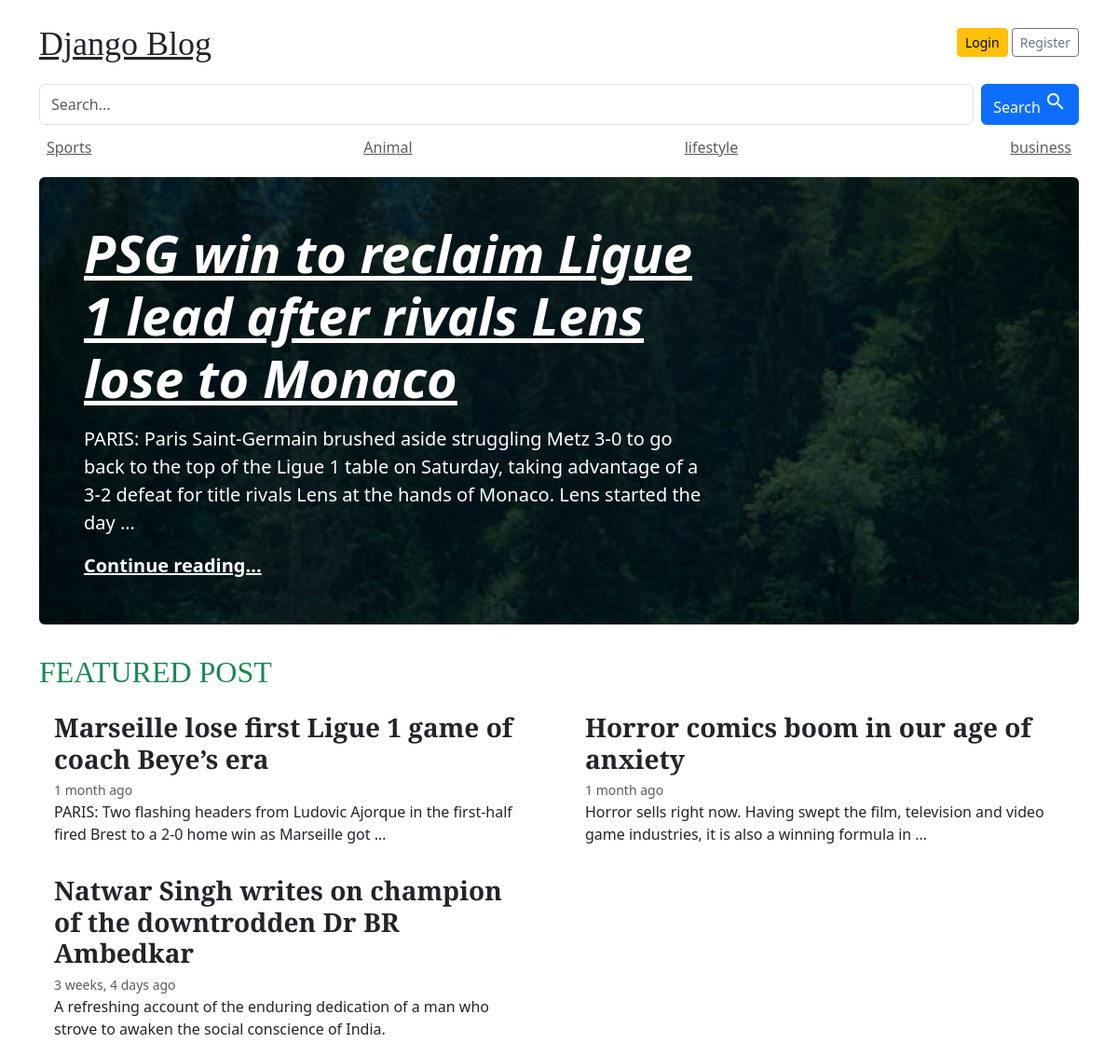
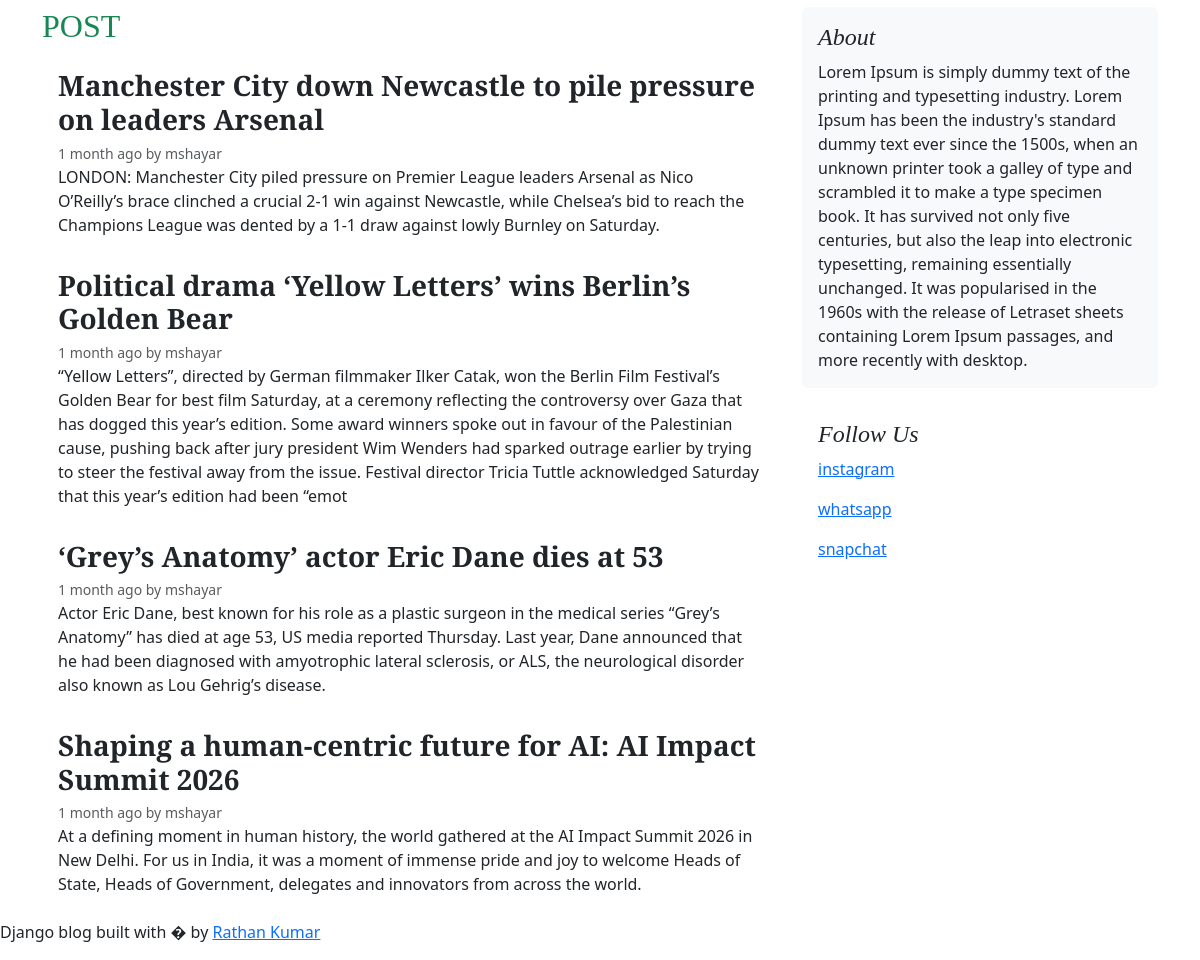
The page / on the database its author committed (2 pictures, top to bottom).
### blogs/models.py (models this page shows, shortened)
class Category(models.Model):
    category_name = models.CharField(max_length=100, unique=True)
    created_at = models.DateTimeField(auto_now_add=True)
    updated_at = models.DateTimeField(auto_now=True)
    class Meta:
        verbose_name_plural = 'categories'

class Blog(models.Model):
    title= models.CharField(max_length=100)
    slug= models.SlugField(max_length=100 , unique = True , blank=True)
    category= models.ForeignKey(Category, on_delete=models.CASCADE)
    author= models.ForeignKey(User, on_delete=models.CASCADE)
    feature_image= models.ImageField(upload_to='uploads/%Y/%m/%d')
    short_description= models.TextField(max_length=500)
    blog_body= models.TextField(max_length=2000)
    status= models.CharField(choices=STATUS_CHOICES , default='DRAFT')
    is_featured= models.BooleanField(default=False)
    created_at= models.DateTimeField(auto_now_add=True)
    updated_at= models.DateTimeField(auto_now=True)

class About(models.Model):
    about_heading = models.CharField(max_length=100, default="About")
    about_text = models.TextField(max_length=500)
    created_at= models.DateTimeField(auto_now_add=True)
    updated_at= models.DateTimeField(auto_now=True)

class Follow_link(models.Model):
    platform_name = models.CharField(max_length=50 , unique=True)
    platform_link = models.URLField(max_length=200)
    created_at= models.DateTimeField(auto_now_add=True)
    updated_at= models.DateTimeField(auto_now=True)

### blog_main/views.py (the view)
# urls.py: 2. Add a URL to urlpatterns:  path('', views.home, name='home')
def home(request):
    featured_post = Blog.objects.filter(is_featured = True)
    post = Blog.objects.filter(is_featured=False , status = 'PUBLISHED')
    context = {
        'featured_post' : featured_post,
        'post' : post,
    }
    return render (request , 'index.html' , context)

### blogs/context_processors.py (called while the page is built)
def get_categories(request):
    categories = Category.objects.all()
    return dict(categories=categories)

def get_about_us(request):
    about_us = About.objects.first()
    return dict(about_us = about_us)

def get_follow_link(request):
    follow_link = Follow_link.objects.all()
    return dict(follow_link = follow_link)

### templates/index.html
{%extends 'base.html'%}
{%block content%}
{%for i in featured_post%}
{%if forloop.first%}
<div class="jumbotron p-3 p-md-5 text-white rounded bg-dark"
  style="background-image: url({{i.feature_image.url}});background-blend-mode: overlay;background-size:cover;">
  <div class="col-md-8 px-0">
    <a class="display-4 font-italic text-white fw-bold" href="{% url 'single_blog' i.slug %}">{{i.title}}</a>
    <p class="lead my-3">{{i.short_description | truncatewords:40}}</p>
    <p class="lead mb-0"><a href="{% url 'single_blog' i.slug %}" class="text-white font-weight-bold">Continue
        reading...</a></p>
  </div>
</div>
{%endif%}
{%endfor%}
<h2 class="text-success">FEATURED POST</h2>
<div class="row mb-2">
  {%for i in featured_post%}
  {%if not forloop.first%}
  <div class="col-md-6">
    <div class="card border-0">
      <div class="card-body">
        <h3 class='fw-bolder mb-1'>
          <a class='text-dark text-decoration-none' href="{% url 'single_blog' i.slug %}">{{i.title}}</a>
        </h3>
        <small class="mb-1 text-muted"> {{i.created_at | timesince}} ago</small>
        <p class="card-text">{{i.short_description | truncatewords:20}}</p>
      </div>
    </div>
  </div>
  {%endif%}
  {%endfor%}
</div>
<main role="main" class="container p-0">
  <div class="row">
    <div class="col-md-8 blog-main">
      <h2 class="text-success">POST</h2>
      <div class="row mb-2">
        {% for i in post %}
        <div class="col-md-12">
          <div class="card border-0">
            <div class="card-body">
              <h3 class='fw-bolder mb-1'>
                <a class='text-dark text-decoration-none' href="{% url 'single_blog' i.slug %}">{{i.title}}</a>
              </h3>
              <small class="mb-1 text-muted"> {{i.created_at | timesince}} ago by {{i.author}} </small>
              <p class="card-text">{{i.short_description}}</p>
            </div>
          </div>
        </div>
        {%endfor%}
      </div>
    </div>
    <aside class="col-md-4 blog-sidebar">
      <div class="p-3 mb-3 bg-light rounded">
        <h4 class="font-italic"> {{about_us.about_heading}} </h4>
        <p class="mb-0">{{about_us.about_text}}</p>
      </div>
      <div class="p-3">
        <h4 class="font-italic">Follow Us</h4>
        {%for i in follow_link %}
        <ol class="list-unstyled">
          <li><a href="{{i.platform_link}}">{{i.platform_name}}</a></li>
        </ol>
        {%endfor%}
      </div>
    </aside>
  </div>
</main>
</div>
{%endblock%}

### templates/base.html (shortened to what this page needs)
{%load static%}
{% load crispy_forms_tags %}
<!DOCTYPE html>
<html lang="en">
<head>
    <link href="https://getbootstrap.com/docs/4.0/dist/css/bootstrap.min.css" rel="stylesheet">
    <link href="https://cdn.jsdelivr.net/npm/bootstrap@5.3.0/dist/css/bootstrap.min.css" rel="stylesheet">
    <link rel="stylesheet" href="https://cdnjs.cloudflare.com/ajax/libs/font-awesome/4.7.0/css/font-awesome.min.css">
    <link href="{% static 'css/blog.css'%}" rel="stylesheet">
</head>
<body>
    <div class="container">
        <header class="blog-header py-3">
            <div class="row flex-nowrap justify-content-between align-items-center">
                <div class="col-8 pt-1">
                    <a class="blog-header-logo text-dark" href="{% url 'home'%}">Django Blog</a>
                </div>
                <div class="col-4 d-flex justify-content-end align-items-center">
                    {% if not user.is_authenticated %}
                    <a class="btn btn-sm btn-warning" href=" {% url 'login' %} ">Login</a> &nbsp;
                    <a class="btn btn-sm btn-outline-secondary" href="{% url 'register' %}">Register</a>
                    {%else%}
                    <a class="btn btn-sm " href="{%url 'dashboard'%}">dashboard</a>
                    &emsp;
                    <a class="btn btn-warning " href="{% url 'logout' %}">LOGOUT</a>
                    {%endif%}
                </div>
            </div>
        </header>
        <div>
            <form method="GET" action="{%url 'search'%}" class="d-flex">
                <input class="form-control me-2" type="search" name="keyword" placeholder="Search..."
                    aria-label="Search">
                <button class="btn btn-primary" type="submit">
                    Search
                    <i class="material-icons">&#xe8b6;</i>
                </button>
            </form>
        </div>
        <div class="nav-scroller py-1 mb-2">
            <nav class="nav d-flex justify-content-between">
                {%for i in categories %}
                <a class="p-2 text-muted" href="{%url 'post_by_category' i.id%}">{{i.category_name}}</a>
                {% endfor %}
            </nav>
        </div>
        {%block content%}
        {%endblock%}
        <footer class="blog-footer">
            <p>Django blog built with � by <a href="#">Rathan Kumar</a></p>
        </footer>
</body>
</html>

### blog_main/static/css/blog.css (style rules this page uses)
.blog-header-logo { font-family: "Playfair Display", Georgia, "Times New Roman", serif; font-size: 2.25rem; }
h1, h2, h3, h4, h5, h6 { font-family: "Playfair Display", Georgia, "Times New Roman", serif; }

### rows shown on the page
Category: category_name "Sports"
Category: category_name "Animal"
Category: category_name "lifestyle"
Category: category_name "business"
Blog: feature_image (picture), title "PSG win to reclaim Ligue 1 lead after rivals Lens lose to Monaco", short_description "PARIS: Paris Saint-Germain brushed aside struggling Metz 3-0 to go back to the top of the Ligue 1 table on Saturday, taking advantage of a 3-2 defeat for title rivals Lens at the hands of Monaco. Lens started the day …"
Blog: title "Marseille lose first Ligue 1 game of coach Beye’s era", created_at "1 month", short_description "PARIS: Two flashing headers from Ludovic Ajorque in the first-half fired Brest to a 2-0 home win as Marseille got …"
Blog: title "Horror comics boom in our age of anxiety", created_at "1 month", short_description "Horror sells right now. Having swept the film, television and video game industries, it is also a winning formula in …"
Blog: title "Natwar Singh writes on champion of the downtrodden Dr BR Ambedkar", created_at "3 weeks, 4 days", short_description "A refreshing account of the enduring dedication of a man who strove to awaken the social conscience of India."
Blog: title "Manchester City down Newcastle to pile pressure on leaders Arsenal", created_at "1 month", author "mshayar", short_description "LONDON: Manchester City piled pressure on Premier League leaders Arsenal as Nico O’Reilly’s brace clinched a crucial 2-1 win against Newcastle, while Chelsea’s bid to reach the Champions League was dented by a 1-1 draw against lowly Burnley on Saturday."
Blog: title "Political drama ‘Yellow Letters’ wins Berlin’s Golden Bear", created_at "1 month", author "mshayar", short_description "“Yellow Letters”, directed by German filmmaker Ilker Catak, won the Berlin Film Festival’s Golden Bear for best film Saturday, at a ceremony reflecting the controversy over Gaza that has dogged this year’s edition. Some award winners spoke out in favour of the Palestinian cause, pushing back after jury president Wim Wenders had sparked outrage earlier by trying to steer the festival away from the issue. Festival director Tricia Tuttle acknowledged Saturday that this year’s edition had been “emot"
Blog: title "‘Grey’s Anatomy’ actor Eric Dane dies at 53", created_at "1 month", author "mshayar", short_description "Actor Eric Dane, best known for his role as a plastic surgeon in the medical series “Grey’s Anatomy” has died at age 53, US media reported Thursday. Last year, Dane announced that he had been diagnosed with amyotrophic lateral sclerosis, or ALS, the neurological disorder also known as Lou Gehrig’s disease."
Blog: title "Shaping a human-centric future for AI: AI Impact Summit 2026", created_at "1 month", author "mshayar", short_description "At a defining moment in human history, the world gathered at the AI Impact Summit 2026 in New Delhi. For us in India, it was a moment of immense pride and joy to welcome Heads of State, Heads of Government, delegates and innovators from across the world."
About: about_heading "About", about_text "Lorem Ipsum is simply dummy text of the printing and typesetting industry. Lorem Ipsum has been the industry's standard dummy text ever since the 1500s, when an unknown printer took a galley of type and scrambled it to make a type specimen book. It has survived not only five centuries, but also the leap into electronic typesetting, remaining essentially unchanged. It was popularised in the 1960s with the release of Letraset sheets containing Lorem Ipsum passages, and more recently with desktop."
Follow_link: platform_name "instagram"
Follow_link: platform_name "whatsapp"
Follow_link: platform_name "snapchat"
